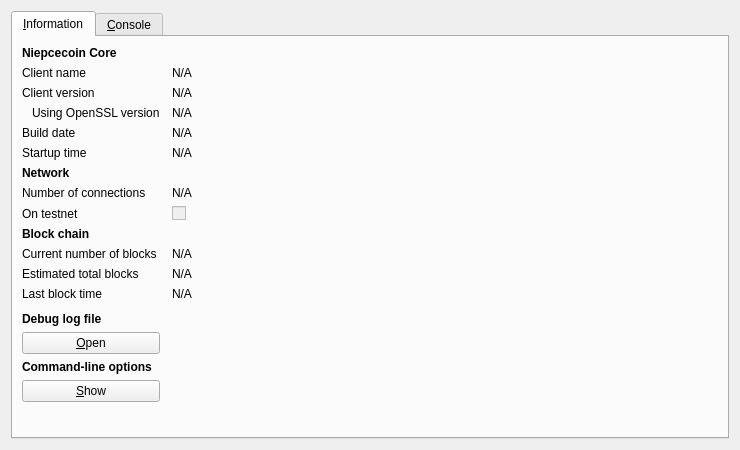
<?xml version="1.0" encoding="UTF-8"?>
<ui version="4.0">
 <class>RPCConsole</class>
 <widget class="QDialog" name="RPCConsole">
  <property name="geometry">
   <rect>
    <x>0</x>
    <y>0</y>
    <width>740</width>
    <height>450</height>
   </rect>
  </property>
  <property name="windowTitle">
   <string>Niepcecoin - Debug window</string>
  </property>
  <layout class="QVBoxLayout" name="verticalLayout_2">
   <item>
    <widget class="QTabWidget" name="tabWidget">
     <property name="currentIndex">
      <number>0</number>
     </property>
     <widget class="QWidget" name="tab_info">
      <attribute name="title">
       <string>&amp;Information</string>
      </attribute>
      <layout class="QGridLayout" name="gridLayout" columnstretch="0,1">
       <property name="horizontalSpacing">
        <number>12</number>
       </property>
       <item row="0" column="0">
        <widget class="QLabel" name="label_9">
         <property name="font">
          <font>
           <weight>75</weight>
           <bold>true</bold>
          </font>
         </property>
         <property name="text">
          <string>Niepcecoin Core</string>
         </property>
        </widget>
       </item>
       <item row="1" column="0">
        <widget class="QLabel" name="label_5">
         <property name="text">
          <string>Client name</string>
         </property>
        </widget>
       </item>
       <item row="1" column="1">
        <widget class="QLabel" name="clientName">
         <property name="cursor">
          <cursorShape>IBeamCursor</cursorShape>
         </property>
         <property name="text">
          <string>N/A</string>
         </property>
         <property name="textFormat">
          <enum>Qt::PlainText</enum>
         </property>
         <property name="textInteractionFlags">
          <set>Qt::LinksAccessibleByMouse|Qt::TextSelectableByKeyboard|Qt::TextSelectableByMouse</set>
         </property>
        </widget>
       </item>
       <item row="2" column="0">
        <widget class="QLabel" name="label_6">
         <property name="text">
          <string>Client version</string>
         </property>
        </widget>
       </item>
       <item row="2" column="1">
        <widget class="QLabel" name="clientVersion">
         <property name="cursor">
          <cursorShape>IBeamCursor</cursorShape>
         </property>
         <property name="text">
          <string>N/A</string>
         </property>
         <property name="textFormat">
          <enum>Qt::PlainText</enum>
         </property>
         <property name="textInteractionFlags">
          <set>Qt::LinksAccessibleByMouse|Qt::TextSelectableByKeyboard|Qt::TextSelectableByMouse</set>
         </property>
        </widget>
       </item>
       <item row="3" column="0">
        <widget class="QLabel" name="label_14">
         <property name="text">
          <string>Using OpenSSL version</string>
         </property>
         <property name="indent">
          <number>10</number>
         </property>
        </widget>
       </item>
       <item row="3" column="1">
        <widget class="QLabel" name="openSSLVersion">
         <property name="cursor">
          <cursorShape>IBeamCursor</cursorShape>
         </property>
         <property name="text">
          <string>N/A</string>
         </property>
         <property name="textFormat">
          <enum>Qt::PlainText</enum>
         </property>
         <property name="textInteractionFlags">
          <set>Qt::LinksAccessibleByMouse|Qt::TextSelectableByKeyboard|Qt::TextSelectableByMouse</set>
         </property>
        </widget>
       </item>
       <item row="4" column="0">
        <widget class="QLabel" name="label_12">
         <property name="text">
          <string>Build date</string>
         </property>
        </widget>
       </item>
       <item row="4" column="1">
        <widget class="QLabel" name="buildDate">
         <property name="cursor">
          <cursorShape>IBeamCursor</cursorShape>
         </property>
         <property name="text">
          <string>N/A</string>
         </property>
         <property name="textFormat">
          <enum>Qt::PlainText</enum>
         </property>
         <property name="textInteractionFlags">
          <set>Qt::LinksAccessibleByMouse|Qt::TextSelectableByKeyboard|Qt::TextSelectableByMouse</set>
         </property>
        </widget>
       </item>
       <item row="5" column="0">
        <widget class="QLabel" name="label_13">
         <property name="text">
          <string>Startup time</string>
         </property>
        </widget>
       </item>
       <item row="5" column="1">
        <widget class="QLabel" name="startupTime">
         <property name="cursor">
          <cursorShape>IBeamCursor</cursorShape>
         </property>
         <property name="text">
          <string>N/A</string>
         </property>
         <property name="textFormat">
          <enum>Qt::PlainText</enum>
         </property>
         <property name="textInteractionFlags">
          <set>Qt::LinksAccessibleByMouse|Qt::TextSelectableByKeyboard|Qt::TextSelectableByMouse</set>
         </property>
        </widget>
       </item>
       <item row="6" column="0">
        <widget class="QLabel" name="label_11">
         <property name="font">
          <font>
           <weight>75</weight>
           <bold>true</bold>
          </font>
         </property>
         <property name="text">
          <string>Network</string>
         </property>
        </widget>
       </item>
       <item row="7" column="0">
        <widget class="QLabel" name="label_7">
         <property name="text">
          <string>Number of connections</string>
         </property>
        </widget>
       </item>
       <item row="7" column="1">
        <widget class="QLabel" name="numberOfConnections">
         <property name="cursor">
          <cursorShape>IBeamCursor</cursorShape>
         </property>
         <property name="text">
          <string>N/A</string>
         </property>
         <property name="textFormat">
          <enum>Qt::PlainText</enum>
         </property>
         <property name="textInteractionFlags">
          <set>Qt::LinksAccessibleByMouse|Qt::TextSelectableByKeyboard|Qt::TextSelectableByMouse</set>
         </property>
        </widget>
       </item>
       <item row="8" column="0">
        <widget class="QLabel" name="label_8">
         <property name="text">
          <string>On testnet</string>
         </property>
        </widget>
       </item>
       <item row="8" column="1">
        <widget class="QCheckBox" name="isTestNet">
         <property name="enabled">
          <bool>false</bool>
         </property>
         <property name="text">
          <string/>
         </property>
        </widget>
       </item>
       <item row="9" column="0">
        <widget class="QLabel" name="label_10">
         <property name="font">
          <font>
           <weight>75</weight>
           <bold>true</bold>
          </font>
         </property>
         <property name="text">
          <string>Block chain</string>
         </property>
        </widget>
       </item>
       <item row="10" column="0">
        <widget class="QLabel" name="label_3">
         <property name="text">
          <string>Current number of blocks</string>
         </property>
        </widget>
       </item>
       <item row="10" column="1">
        <widget class="QLabel" name="numberOfBlocks">
         <property name="cursor">
          <cursorShape>IBeamCursor</cursorShape>
         </property>
         <property name="text">
          <string>N/A</string>
         </property>
         <property name="textFormat">
          <enum>Qt::PlainText</enum>
         </property>
         <property name="textInteractionFlags">
          <set>Qt::LinksAccessibleByMouse|Qt::TextSelectableByKeyboard|Qt::TextSelectableByMouse</set>
         </property>
        </widget>
       </item>
       <item row="11" column="0">
        <widget class="QLabel" name="label_4">
         <property name="text">
          <string>Estimated total blocks</string>
         </property>
        </widget>
       </item>
       <item row="11" column="1">
        <widget class="QLabel" name="totalBlocks">
         <property name="cursor">
          <cursorShape>IBeamCursor</cursorShape>
         </property>
         <property name="text">
          <string>N/A</string>
         </property>
         <property name="textFormat">
          <enum>Qt::PlainText</enum>
         </property>
         <property name="textInteractionFlags">
          <set>Qt::LinksAccessibleByMouse|Qt::TextSelectableByKeyboard|Qt::TextSelectableByMouse</set>
         </property>
        </widget>
       </item>
       <item row="12" column="0">
        <widget class="QLabel" name="label_2">
         <property name="text">
          <string>Last block time</string>
         </property>
        </widget>
       </item>
       <item row="12" column="1">
        <widget class="QLabel" name="lastBlockTime">
         <property name="cursor">
          <cursorShape>IBeamCursor</cursorShape>
         </property>
         <property name="text">
          <string>N/A</string>
         </property>
         <property name="textFormat">
          <enum>Qt::PlainText</enum>
         </property>
         <property name="textInteractionFlags">
          <set>Qt::LinksAccessibleByMouse|Qt::TextSelectableByKeyboard|Qt::TextSelectableByMouse</set>
         </property>
        </widget>
       </item>
       <item row="13" column="0">
        <spacer name="verticalSpacer_2">
         <property name="orientation">
          <enum>Qt::Vertical</enum>
         </property>
         <property name="sizeHint" stdset="0">
          <size>
           <width>20</width>
           <height>20</height>
          </size>
         </property>
        </spacer>
       </item>
       <item row="14" column="0">
        <widget class="QLabel" name="labelDebugLogfile">
         <property name="font">
          <font>
           <weight>75</weight>
           <bold>true</bold>
          </font>
         </property>
         <property name="text">
          <string>Debug log file</string>
         </property>
        </widget>
       </item>
       <item row="15" column="0">
        <widget class="QPushButton" name="openDebugLogfileButton">
         <property name="toolTip">
          <string>Open the Niepcecoin debug log file from the current data directory. This can take a few seconds for large log files.</string>
         </property>
         <property name="text">
          <string>&amp;Open</string>
         </property>
         <property name="autoDefault">
          <bool>false</bool>
         </property>
        </widget>
       </item>
       <item row="16" column="0">
        <widget class="QLabel" name="labelCLOptions">
         <property name="font">
          <font>
           <weight>75</weight>
           <bold>true</bold>
          </font>
         </property>
         <property name="text">
          <string>Command-line options</string>
         </property>
        </widget>
       </item>
       <item row="17" column="0">
        <widget class="QPushButton" name="showCLOptionsButton">
         <property name="toolTip">
          <string>Show the Niepcecoin-Qt help message to get a list with possible Niepcecoin command-line options.</string>
         </property>
         <property name="text">
          <string>&amp;Show</string>
         </property>
         <property name="autoDefault">
          <bool>false</bool>
         </property>
        </widget>
       </item>
       <item row="18" column="0">
        <spacer name="verticalSpacer">
         <property name="orientation">
          <enum>Qt::Vertical</enum>
         </property>
         <property name="sizeHint" stdset="0">
          <size>
           <width>20</width>
           <height>40</height>
          </size>
         </property>
        </spacer>
       </item>
      </layout>
     </widget>
     <widget class="QWidget" name="tab_console">
      <attribute name="title">
       <string>&amp;Console</string>
      </attribute>
      <layout class="QVBoxLayout" name="verticalLayout_3">
       <property name="spacing">
        <number>3</number>
       </property>
       <item>
        <widget class="QTextEdit" name="messagesWidget">
         <property name="minimumSize">
          <size>
           <width>0</width>
           <height>100</height>
          </size>
         </property>
         <property name="readOnly">
          <bool>true</bool>
         </property>
         <property name="tabKeyNavigation" stdset="0">
          <bool>false</bool>
         </property>
         <property name="columnCount" stdset="0">
          <number>2</number>
         </property>
        </widget>
       </item>
       <item>
        <layout class="QHBoxLayout" name="horizontalLayout">
         <property name="spacing">
          <number>3</number>
         </property>
         <item>
          <widget class="QLabel" name="label">
           <property name="text">
            <string notr="true">&gt;</string>
           </property>
          </widget>
         </item>
         <item>
          <widget class="QLineEdit" name="lineEdit"/>
         </item>
         <item>
          <widget class="QPushButton" name="clearButton">
           <property name="maximumSize">
            <size>
             <width>24</width>
             <height>24</height>
            </size>
           </property>
           <property name="toolTip">
            <string>Clear console</string>
           </property>
           <property name="text">
            <string/>
           </property>
           <property name="icon">
            <iconset resource="../bitcoin.qrc">
             <normaloff>:/icons/remove</normaloff>:/icons/remove</iconset>
           </property>
           <property name="shortcut">
            <string notr="true">Ctrl+L</string>
           </property>
           <property name="autoDefault">
            <bool>false</bool>
           </property>
          </widget>
         </item>
        </layout>
       </item>
      </layout>
     </widget>
    </widget>
   </item>
  </layout>
 </widget>
 <resources>
  <include location="../bitcoin.qrc"/>
 </resources>
 <connections/>
</ui>
